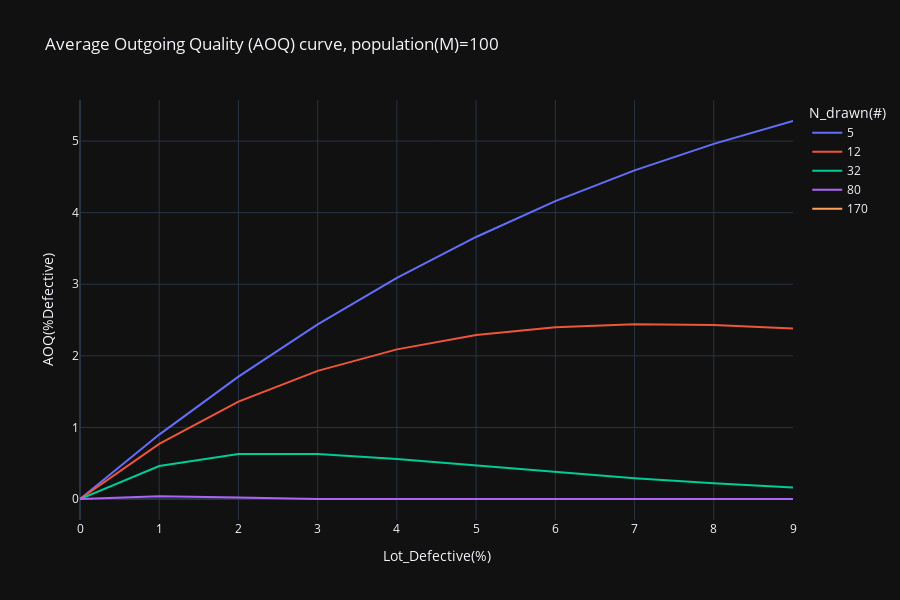

Notebook code cell kept with this figure:
### Markdown cell above
AOQ curve

### Code cell
fig2 = px.line(df, x='Lot_Defective', y='AOQ', color='N_drawn',height=600
                ,title=f"Average Outgoing Quality (AOQ) curve, population(M)={M}"
                ,labels={
                    'Lot_Defective':'Lot_Defective(%)',
                    'AOQ':'AOQ(%Defective)',
                    'N_drawn':'N_drawn(#)'})
fig2.show()
fig.write_html(f"AOQcurve_population{M}.html")

### Figure 1 — Plotly figure (JSON) as saved in the notebook; plotly's stock layout.template omitted (floating-point values rounded to 4 significant figures)
{"data": [{"hovertemplate": "N_drawn(#)=5<br>Lot_Defective(%)=%{x}<br>AOQ(%Defective)=%{y}<extra></extra>", "legendgroup": "5", "line": {"color": "#636efa", "dash": "solid"}, "marker": {"symbol": "circle"}, "mode": "lines", "name": "5", "orientation": "v", "showlegend": true, "type": "scatter", "x": [0, 1, 2, 3, 4, 5, 6, 7.0, 8, 9], "xaxis": "x", "y": [0, 0.9, 1.71, 2.44, 3.09, 3.66, 4.16, 4.59, 4.96, 5.28], "yaxis": "y"}, {"hovertemplate": "N_drawn(#)=12<br>Lot_Defective(%)=%{x}<br>AOQ(%Defective)=%{y}<extra></extra>", "legendgroup": "12", "line": {"color": "#EF553B", "dash": "solid"}, "marker": {"symbol": "circle"}, "mode": "lines", "name": "12", "orientation": "v", "showlegend": true, "type": "scatter", "x": [0, 1, 2, 3, 4, 5, 6, 7.0, 8, 9], "xaxis": "x", "y": [0, 0.77, 1.36, 1.79, 2.09, 2.29, 2.4, 2.44, 2.43, 2.38], "yaxis": "y"}, {"hovertemplate": "N_drawn(#)=32<br>Lot_Defective(%)=%{x}<br>AOQ(%Defective)=%{y}<extra></extra>", "legendgroup": "32", "line": {"color": "#00cc96", "dash": "solid"}, "marker": {"symbol": "circle"}, "mode": "lines", "name": "32", "orientation": "v", "showlegend": true, "type": "scatter", "x": [0, 1, 2, 3, 4, 5, 6, 7.0, 8, 9], "xaxis": "x", "y": [0, 0.46, 0.63, 0.63, 0.56, 0.47, 0.37, 0.29, 0.22, 0.16], "yaxis": "y"}, {"hovertemplate": "N_drawn(#)=80<br>Lot_Defective(%)=%{x}<br>AOQ(%Defective)=%{y}<extra></extra>", "legendgroup": "80", "line": {"color": "#ab63fa", "dash": "solid"}, "marker": {"symbol": "circle"}, "mode": "lines", "name": "80", "orientation": "v", "showlegend": true, "type": "scatter", "x": [0, 1, 2, 3, 4, 5, 6, 7.0, 8, 9], "xaxis": "x", "y": [0, 0.04, 0.02, 0, 0, 0, 0, 0, 0, 0], "yaxis": "y"}, {"hovertemplate": "N_drawn(#)=170<br>Lot_Defective(%)=%{x}<br>AOQ(%Defective)=%{y}<extra></extra>", "legendgroup": "170", "line": {"color": "#FFA15A", "dash": "solid"}, "marker": {"symbol": "circle"}, "mode": "lines", "name": "170", "orientation": "v", "showlegend": true, "type": "scatter", "x": [0, 1, 2, 3, 4, 5, 6, 7.0, 8, 9], "xaxis": "x", "y": [null, null, null, null, null, null, null, null, null, null], "yaxis": "y"}], "layout": {"height": 600, "legend": {"title": {"text": "N_drawn(#)"}, "tracegroupgap": 0}, "title": {"text": "Average Outgoing Quality (AOQ) curve, population(M)=100"}, "xaxis": {"anchor": "y", "domain": [0, 1], "title": {"text": "Lot_Defective(%)"}}, "yaxis": {"anchor": "x", "domain": [0, 1], "title": {"text": "AOQ(%Defective)"}}}}
